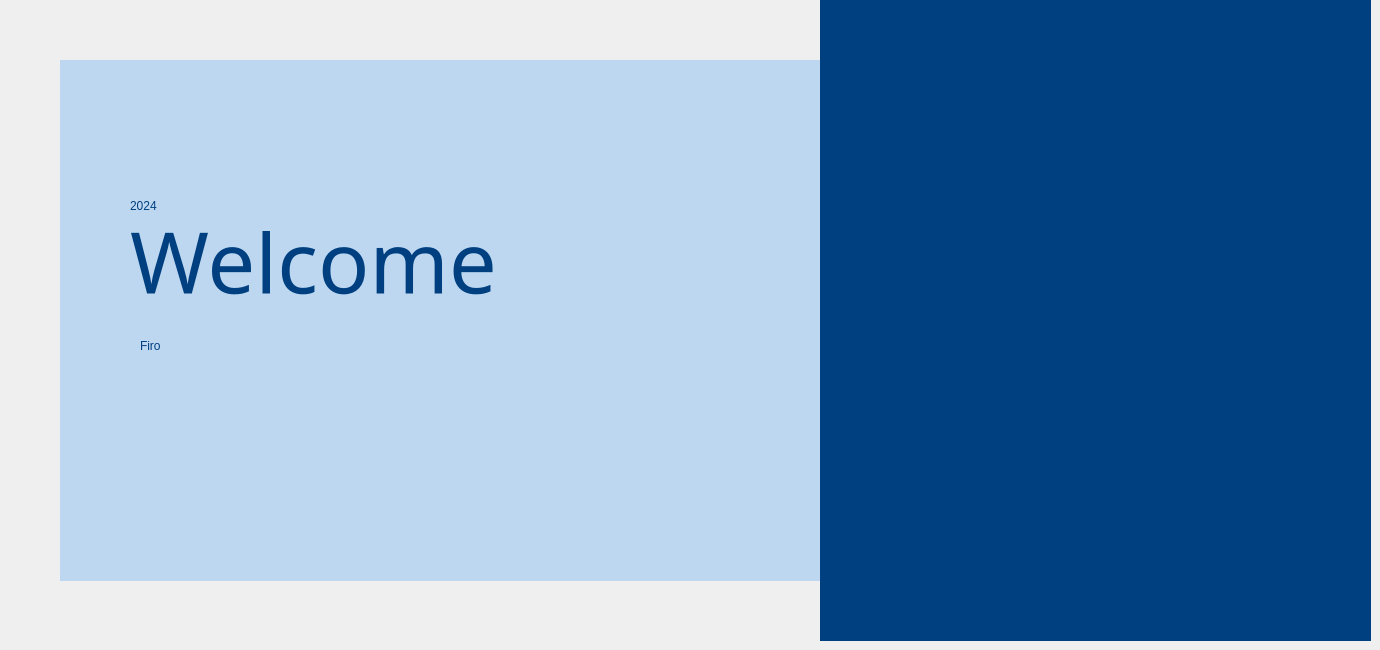
    <widget class="QWidget" name="tab_home">
     <attribute name="icon">
      <iconset>
       <normaloff>../imgs/ic-home.png</normaloff>../imgs/ic-home.png</iconset>
     </attribute>
     <attribute name="title">
      <string>Home</string>
     </attribute>
     <widget class="QLabel" name="label_5">
      <property name="geometry">
       <rect>
        <x>130</x>
        <y>100</y>
        <width>611</width>
        <height>321</height>
       </rect>
      </property>
      <property name="font">
       <font>
        <family>Rockwell Extra Bold</family>
        <pointsize>64</pointsize>
        <weight>10</weight>
        <italic>false</italic>
        <bold>false</bold>
       </font>
      </property>
      <property name="styleSheet">
       <string notr="true">background-color: rgb(189, 215, 241);
color: rgb(0, 64, 128);
font: 81 64pt &quot;Rockwell Extra Bold&quot;;</string>
      </property>
      <property name="text">
       <string>Welcome</string>
      </property>
     </widget>
     <widget class="QLabel" name="label_42">
      <property name="geometry">
       <rect>
        <x>820</x>
        <y>0</y>
        <width>551</width>
        <height>641</height>
       </rect>
      </property>
      <property name="styleSheet">
       <string notr="true">background-color: rgb(0, 64, 128);</string>
      </property>
      <property name="text">
       <string/>
      </property>
     </widget>
     <widget class="QLabel" name="label_43">
      <property name="geometry">
       <rect>
        <x>820</x>
        <y>60</y>
        <width>461</width>
        <height>521</height>
       </rect>
      </property>
      <property name="text">
       <string/>
      </property>
     </widget>
     <widget class="QLabel" name="label_44">
      <property name="geometry">
       <rect>
        <x>60</x>
        <y>60</y>
        <width>761</width>
        <height>521</height>
       </rect>
      </property>
      <property name="styleSheet">
       <string notr="true">background-color: rgb(189, 215, 241);</string>
      </property>
      <property name="text">
       <string/>
      </property>
     </widget>
     <widget class="QLabel" name="label_45">
      <property name="geometry">
       <rect>
        <x>130</x>
        <y>180</y>
        <width>151</width>
        <height>51</height>
       </rect>
      </property>
      <property name="styleSheet">
       <string notr="true">background-color: rgb(189, 215, 241);
color: rgb(0, 64, 128);
font: 81 20pt &quot;Rockwell Extra Bold&quot;;</string>
      </property>
      <property name="text">
       <string>2024</string>
      </property>
     </widget>
     <widget class="QLabel" name="label_46">
      <property name="geometry">
       <rect>
        <x>140</x>
        <y>310</y>
        <width>201</width>
        <height>71</height>
       </rect>
      </property>
      <property name="styleSheet">
       <string notr="true">background-color: rgb(189, 215, 241);
color: rgb(0, 64, 128);
font: 81 48pt &quot;Rockwell Extra Bold&quot;;</string>
      </property>
      <property name="text">
       <string>Firo</string>
      </property>
     </widget>
     <widget class="QLabel" name="label_70">
      <property name="geometry">
       <rect>
        <x>700</x>
        <y>50</y>
        <width>561</width>
        <height>561</height>
       </rect>
      </property>
      <property name="styleSheet">
       <string notr="true">background-color: rgba(0,0,0,0%)</string>
      </property>
      <property name="text">
       <string/>
      </property>
      <property name="pixmap">
       <pixmap>../imgs/homepage.png</pixmap>
      </property>
      <property name="scaledContents">
       <bool>true</bool>
      </property>
     </widget>
     <zorder>label_44</zorder>
     <zorder>label_5</zorder>
     <zorder>label_42</zorder>
     <zorder>label_43</zorder>
     <zorder>label_45</zorder>
     <zorder>label_46</zorder>
     <zorder>label_70</zorder>
    </widget>
